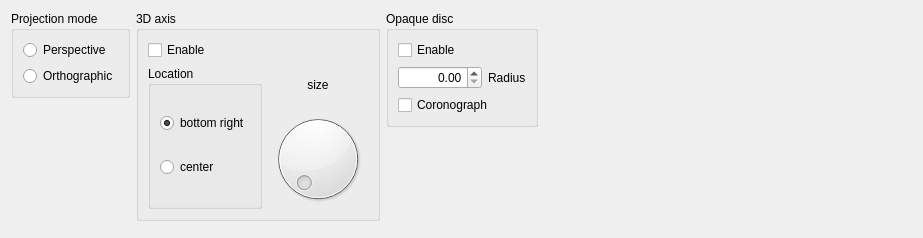
     <widget class="QWidget" name="tab_5">
      <attribute name="title">
       <string>OpenGL</string>
      </attribute>
      <layout class="QGridLayout" name="gridLayout_37">
       <item row="0" column="0">
        <widget class="QGroupBox" name="groupBox_23">
         <property name="title">
          <string>Projection mode</string>
         </property>
         <layout class="QGridLayout" name="gridLayout_35">
          <item row="0" column="0">
           <widget class="QRadioButton" name="radio_persp">
            <property name="text">
             <string>Perspective</string>
            </property>
           </widget>
          </item>
          <item row="1" column="0">
           <widget class="QRadioButton" name="radio_ortho">
            <property name="text">
             <string>Orthographic</string>
            </property>
           </widget>
          </item>
         </layout>
        </widget>
       </item>
       <item row="0" column="1" rowspan="3">
        <widget class="QGroupBox" name="groupBox_15">
         <property name="title">
          <string>3D axis</string>
         </property>
         <layout class="QGridLayout" name="gridLayout_27">
          <item row="0" column="0">
           <widget class="QCheckBox" name="show_3daxis">
            <property name="toolTip">
             <string>enable 3D axis display</string>
            </property>
            <property name="text">
             <string>Enable</string>
            </property>
           </widget>
          </item>
          <item row="1" column="0" rowspan="2">
           <widget class="QGroupBox" name="groupBox_18">
            <property name="title">
             <string>Location</string>
            </property>
            <layout class="QGridLayout" name="gridLayout_23">
             <item row="0" column="0">
              <widget class="QRadioButton" name="axis_bottom">
               <property name="toolTip">
                <string>display 3d axis at the bottom right of the 3d view</string>
               </property>
               <property name="text">
                <string>bottom right</string>
               </property>
               <property name="checked">
                <bool>true</bool>
               </property>
              </widget>
             </item>
             <item row="1" column="0">
              <widget class="QRadioButton" name="axis_center">
               <property name="toolTip">
                <string>display 3d axis at the center of the 3d view</string>
               </property>
               <property name="text">
                <string>center</string>
               </property>
              </widget>
             </item>
            </layout>
           </widget>
          </item>
          <item row="1" column="1">
           <widget class="QLabel" name="label_25">
            <property name="text">
             <string>size</string>
            </property>
            <property name="alignment">
             <set>Qt::AlignCenter</set>
            </property>
           </widget>
          </item>
          <item row="2" column="1">
           <widget class="QDial" name="axis_dial"/>
          </item>
         </layout>
        </widget>
       </item>
       <item row="0" column="2" rowspan="2">
        <widget class="QGroupBox" name="groupBox_24">
         <property name="title">
          <string>Opaque disc</string>
         </property>
         <layout class="QGridLayout" name="gridLayout_36">
          <item row="0" column="0">
           <widget class="QCheckBox" name="cb_opaque_disc">
            <property name="toolTip">
             <string>Toggle opaque disc centered in 0,0,0</string>
            </property>
            <property name="text">
             <string>Enable</string>
            </property>
           </widget>
          </item>
          <item row="1" column="0">
           <layout class="QHBoxLayout" name="horizontalLayout_16">
            <item>
             <widget class="QDoubleSpinBox" name="od_radius_spin">
              <property name="toolTip">
               <string>Opaque disc radius</string>
              </property>
              <property name="alignment">
               <set>Qt::AlignRight|Qt::AlignTrailing|Qt::AlignVCenter</set>
              </property>
              <property name="maximum">
               <double>999999999.000000000000000</double>
              </property>
             </widget>
            </item>
            <item>
             <widget class="QLabel" name="label_26">
              <property name="text">
               <string>Radius</string>
              </property>
             </widget>
            </item>
           </layout>
          </item>
          <item row="2" column="0">
           <widget class="QCheckBox" name="cb_coronograph">
            <property name="toolTip">
             <string>Display a coronograph</string>
            </property>
            <property name="text">
             <string>Coronograph</string>
            </property>
           </widget>
          </item>
         </layout>
        </widget>
       </item>
       <item row="0" column="3">
        <spacer name="horizontalSpacer_16">
         <property name="orientation">
          <enum>Qt::Horizontal</enum>
         </property>
         <property name="sizeHint" stdset="0">
          <size>
           <width>374</width>
           <height>78</height>
          </size>
         </property>
        </spacer>
       </item>
       <item row="1" column="0" rowspan="2">
        <spacer name="verticalSpacer_25">
         <property name="orientation">
          <enum>Qt::Vertical</enum>
         </property>
         <property name="sizeHint" stdset="0">
          <size>
           <width>108</width>
           <height>81</height>
          </size>
         </property>
        </spacer>
       </item>
       <item row="2" column="2">
        <spacer name="verticalSpacer_26">
         <property name="orientation">
          <enum>Qt::Vertical</enum>
         </property>
         <property name="sizeHint" stdset="0">
          <size>
           <width>20</width>
           <height>46</height>
          </size>
         </property>
        </spacer>
       </item>
       <item row="3" column="1">
        <spacer name="verticalSpacer_24">
         <property name="orientation">
          <enum>Qt::Vertical</enum>
         </property>
         <property name="sizeHint" stdset="0">
          <size>
           <width>161</width>
           <height>6</height>
          </size>
         </property>
        </spacer>
       </item>
      </layout>
     </widget>
